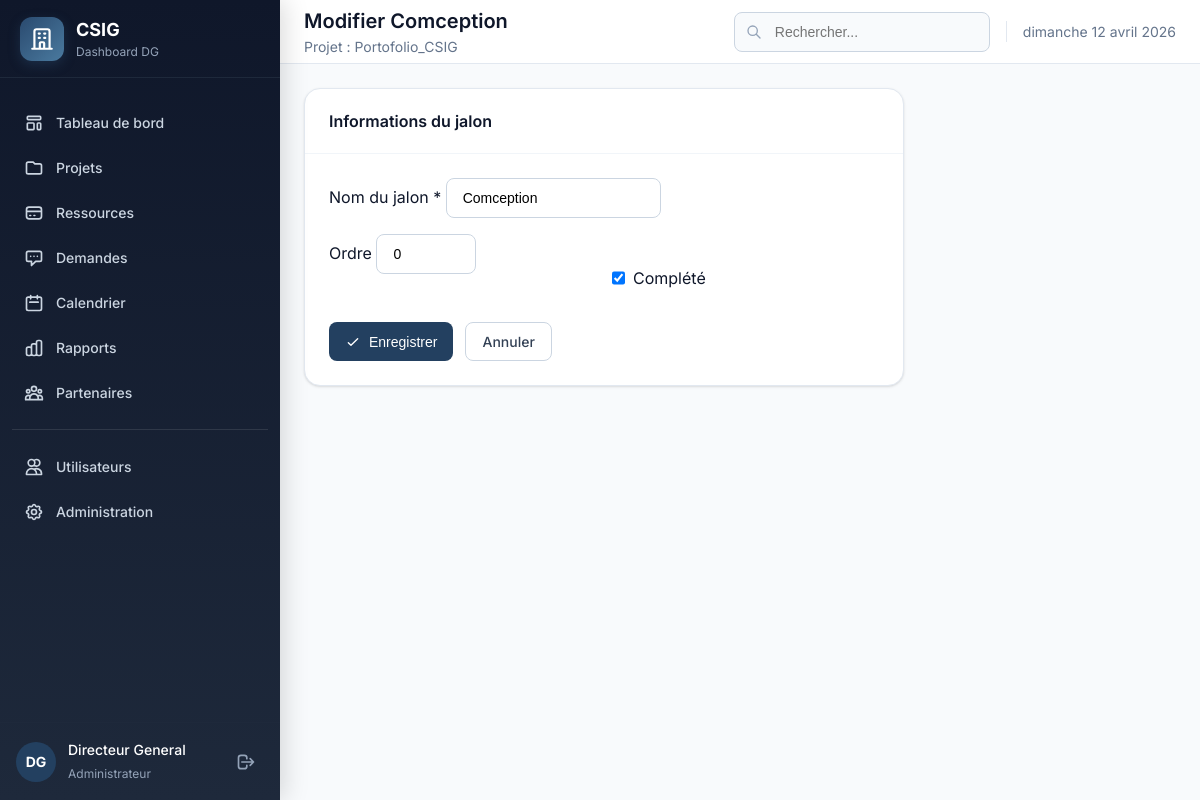
/jalons/51/modifier/ (signed in), run on the app's committed database.
### core/models.py (models this page shows, shortened)
class UserProfile(models.Model):
    ROLE_CHOICES = [
        ('admin', 'Administrateur'),
        ('directeur_general', 'Directeur Général'),
        ('directeur', 'Directeur'),
        ('chef_projet', 'Chef de Projet'),
        ('employe', 'Employé'),
        ('visiteur', 'Visiteur'),
    ]
    user = models.OneToOneField(User, on_delete=models.CASCADE, related_name='profile')
    role = models.CharField(max_length=20, choices=ROLE_CHOICES, default='visiteur', verbose_name="Rôle")
    direction = models.ForeignKey('Direction', on_delete=models.SET_NULL, null=True, blank=True,
                                   related_name='users', verbose_name="Direction")
    phone = models.CharField(max_length=20, blank=True, verbose_name="Téléphone")
    avatar = models.ImageField(upload_to='avatars/', null=True, blank=True, verbose_name="Photo")
    is_active_profile = models.BooleanField(default=True, verbose_name="Profil actif")
    created_at = models.DateTimeField(auto_now_add=True)
    updated_at = models.DateTimeField(auto_now=True)
    class Meta:
        verbose_name = "Profil utilisateur"
        verbose_name_plural = "Profils utilisateurs"
    def get_initials(self):
        if self.user.first_name and self.user.last_name:
            return f"{self.user.first_name[0]}{self.user.last_name[0]}".upper()
        return self.user.username[:2].upper()
    def is_admin(self):
        return self.role == 'admin'
    def is_directeur_general(self):
        return self.role in ['admin', 'directeur_general']
    def can_manage_users(self):
        return self.role in ['admin', 'directeur_general']
    def can_manage_budgets(self):
        return self.role in ['admin', 'directeur_general', 'directeur']
    def can_approve_requests(self):
        return self.role in ['admin', 'directeur_general']
    def can_manage_projects(self):
        return self.role in ['admin', 'directeur_general', 'directeur', 'chef_projet']
    def can_view_reports(self):
        return self.role in ['admin', 'directeur_general', 'directeur', 'chef_projet']
    def can_manage_partners(self):
        return self.role in ['admin', 'directeur_general', 'directeur']

class Project(models.Model):
    STATUS_CHOICES = [
        ('planifie', 'Planifié'),
        ('en_cours', 'En cours'),
        ('termine', 'Terminé'),
        ('en_retard', 'En retard'),
    ]
    PRIORITY_CHOICES = [
        ('basse', 'Basse'),
        ('moyenne', 'Moyenne'),
        ('haute', 'Haute'),
    ]
    name = models.CharField(max_length=200, verbose_name="Nom du projet")
    description = models.TextField(blank=True, verbose_name="Description")
    direction = models.ForeignKey(Direction, on_delete=models.CASCADE, related_name='projects', verbose_name="Direction")
    status = models.CharField(max_length=20, choices=STATUS_CHOICES, default='planifie', verbose_name="Statut")
    priority = models.CharField(max_length=20, choices=PRIORITY_CHOICES, default='moyenne', verbose_name="Priorité")
    progress = models.IntegerField(default=0, verbose_name="Progression (%)")
    budget = models.DecimalField(max_digits=15, decimal_places=2, default=0, verbose_name="Budget alloué")
    budget_consumed = models.DecimalField(max_digits=15, decimal_places=2, default=0, verbose_name="Budget consommé")
    start_date = models.DateField(verbose_name="Date de début")
    end_date = models.DateField(verbose_name="Date de fin")
    manager = models.CharField(max_length=100, verbose_name="Responsable")
    created_at = models.DateTimeField(auto_now_add=True)
    updated_at = models.DateTimeField(auto_now=True)
    class Meta:
        verbose_name = "Projet"
        verbose_name_plural = "Projets"
        ordering = ['-created_at']

class Milestone(models.Model):
    project = models.ForeignKey(Project, on_delete=models.CASCADE, related_name='milestones', verbose_name="Projet")
    name = models.CharField(max_length=200, verbose_name="Nom du jalon")
    completed = models.BooleanField(default=False, verbose_name="Complété")
    order = models.IntegerField(default=0, verbose_name="Ordre")
    class Meta:
        verbose_name = "Jalon"
        verbose_name_plural = "Jalons"
        ordering = ['order']

### core/views.py (the view, shortened to what this page needs)
# urls.py: path('jalons/<int:milestone_id>/modifier/', views.milestone_edit, name='milestone_edit'),
@login_required
def milestone_edit(request, milestone_id):
    from .forms_project import MilestoneForm
    milestone = get_object_or_404(Milestone.objects.select_related('project'), pk=milestone_id)
    project = milestone.project
    if request.method == 'POST':
        form = MilestoneForm(request.POST, instance=milestone)
        if form.is_valid():
            form.save()
            messages.success(request, "Jalon modifié avec succès.")
            return redirect('core:project_detail', project_id=project.id)
    else:
        form = MilestoneForm(instance=milestone)
    return render(request, 'core/milestone_form.html', {'form': form, 'project': project, 'milestone': milestone, 'title': f'Modifier {milestone.name}'})

### core/forms_project.py
class MilestoneForm(forms.ModelForm):
    class Meta:
        model = Milestone
        fields = ['name', 'completed', 'order']
        widgets = {
            'order': forms.NumberInput(attrs={'min': 0, 'style': 'width: 100px;'}),
        }
    def __init__(self, *args, **kwargs):
        super().__init__(*args, **kwargs)
        for field_name, field in self.fields.items():
            field.widget.attrs['class'] = 'form-control'

### templates/core/milestone_form.html (shortened to what this page needs)
{% extends 'base.html' %}
{% block page_title %}{{ title }}{% endblock %}
{% block page_subtitle %}Projet : {{ project.name }}{% endblock %}
{% block content %}
<div class="card" style="max-width: 600px;">
    <div class="card-header">
        <h3 class="card-title">Informations du jalon</h3>
    </div>
    <div class="card-content">
        <form method="post">
            <div class="form-group" style="margin-bottom: 16px;">
                <label for="id_name">Nom du jalon *</label>
                {{ form.name }}
            </div>
            <div class="grid grid-2" style="gap: 16px; margin-bottom: 24px;">
                <div class="form-group">
                    <label for="id_order">Ordre</label>
                    {{ form.order }}
                </div>
                <div class="form-group">
                    <div style="margin-top: 24px;">
                        <label style="display: flex; align-items: center; gap: 8px; cursor: pointer;">
                            {{ form.completed }}
                            <span>Complété</span>
                        </label>
                    </div>
                </div>
            </div>
            <div class="flex gap-3">
                <button type="submit" class="btn btn-primary">
                    <svg xmlns="http://www.w3.org/2000/svg" fill="none" viewBox="0 0 24 24" stroke="currentColor" width="16" height="16">
                        <path stroke-linecap="round" stroke-linejoin="round" stroke-width="2" d="M5 13l4 4L19 7" />
                    </svg>
                    {% if milestone %}Enregistrer{% else %}Créer le jalon{% endif %}
                </button>
                <a href="{% url 'core:project_detail' project.id %}" class="btn btn-outline">Annuler</a>
            </div>
        </form>
    </div>
</div>
{% endblock %}

### templates/base.html (shortened to what this page needs)
{% load static %}
<!DOCTYPE html>
<html lang="fr">
<head>
    <link rel="stylesheet" href="{% static 'css/style.css' %}">
</head>
<body>
    <div class="layout">
        <aside class="sidebar">
            <div class="sidebar-header">
                <div class="sidebar-logo">
                    <svg xmlns="http://www.w3.org/2000/svg" fill="none" viewBox="0 0 24 24" stroke="currentColor">
                        <path stroke-linecap="round" stroke-linejoin="round" stroke-width="2" d="M19 21V5a2 2 0 00-2-2H7a2 2 0 00-2 2v16m14 0h2m-2 0h-5m-9 0H3m2 0h5M9 7h1m-1 4h1m4-4h1m-1 4h1m-5 10v-5a1 1 0 011-1h2a1 1 0 011 1v5m-4 0h4" />
                    </svg>
                </div>
                <div class="sidebar-title">
                    <h1>CSIG</h1>
                    <p>Dashboard DG</p>
                </div>
            </div>
            <nav class="sidebar-nav">
                <ul>
                    <li>
                        <a href="{% url 'core:dashboard' %}" {% if request.resolver_match.url_name == 'dashboard' %}class="active"{% endif %}>
                            Tableau de bord
                        </a>
                    </li>
                    {% if user.profile.can_manage_projects %}
                    <li>
                        <a href="{% url 'core:projects' %}" {% if request.resolver_match.url_name == 'projects' %}class="active"{% endif %}>
                            <svg xmlns="http://www.w3.org/2000/svg" fill="none" viewBox="0 0 24 24" stroke="currentColor">
                                <path stroke-linecap="round" stroke-linejoin="round" stroke-width="2" d="M3 7v10a2 2 0 002 2h14a2 2 0 002-2V9a2 2 0 00-2-2h-6l-2-2H5a2 2 0 00-2 2z" />
                            </svg>
                            Projets
                        </a>
                    </li>
                    {% endif %}
                    {% if user.profile.can_manage_budgets %}
                    <li>
                        <a href="{% url 'core:resources' %}" {% if request.resolver_match.url_name == 'resources' %}class="active"{% endif %}>
                            <svg xmlns="http://www.w3.org/2000/svg" fill="none" viewBox="0 0 24 24" stroke="currentColor">
                                <path stroke-linecap="round" stroke-linejoin="round" stroke-width="2" d="M3 10h18M7 15h1m4 0h1m-7 4h12a3 3 0 003-3V8a3 3 0 00-3-3H6a3 3 0 00-3 3v8a3 3 0 003 3z" />
                            </svg>
                            Ressources
                        </a>
                    </li>
                    {% endif %}
                    {% if user.profile.can_approve_requests %}
                    <li>
                        <a href="{% url 'core:requests' %}" {% if request.resolver_match.url_name == 'requests' %}class="active"{% endif %}>
                            <svg xmlns="http://www.w3.org/2000/svg" fill="none" viewBox="0 0 24 24" stroke="currentColor">
                                <path stroke-linecap="round" stroke-linejoin="round" stroke-width="2" d="M8 10h.01M12 10h.01M16 10h.01M9 16H5a2 2 0 01-2-2V6a2 2 0 012-2h14a2 2 0 012 2v8a2 2 0 01-2 2h-5l-5 5v-5z" />
                            </svg>
                            Demandes
                        </a>
                    </li>
                    {% endif %}
                    <li>
                        <a href="{% url 'core:calendar' %}" {% if request.resolver_match.url_name == 'calendar' %}class="active"{% endif %}>
                            <svg xmlns="http://www.w3.org/2000/svg" fill="none" viewBox="0 0 24 24" stroke="currentColor">
                                <path stroke-linecap="round" stroke-linejoin="round" stroke-width="2" d="M8 7V3m8 4V3m-9 8h10M5 21h14a2 2 0 002-2V7a2 2 0 00-2-2H5a2 2 0 00-2 2v12a2 2 0 002 2z" />
                            </svg>
                            Calendrier
                        </a>
                    </li>
                    {% if user.profile.can_view_reports %}
                    <li>
                        <a href="{% url 'core:reports' %}" {% if request.resolver_match.url_name == 'reports' %}class="active"{% endif %}>
                            Rapports
                        </a>
                    </li>
                    {% endif %}
                    {% if user.profile.can_manage_partners %}
                    <li>
                        <a href="{% url 'core:partners' %}" {% if request.resolver_match.url_name == 'partners' %}class="active"{% endif %}>
                            Partenaires
                        </a>
                    </li>
                    {% endif %}
                    {% if user.profile.can_manage_users %}
                    <li style="margin-top: 16px; padding-top: 16px; border-top: 1px solid rgba(255,255,255,0.1);">
                        <a href="{% url 'core:users_list' %}" {% if 'users' in request.path %}class="active"{% endif %}>
                            <svg xmlns="http://www.w3.org/2000/svg" fill="none" viewBox="0 0 24 24" stroke="currentColor">
                                <path stroke-linecap="round" stroke-linejoin="round" stroke-width="2" d="M12 4.354a4 4 0 110 5.292M15 21H3v-1a6 6 0 0112 0v1zm0 0h6v-1a6 6 0 00-9-5.197M13 7a4 4 0 11-8 0 4 4 0 018 0z" />
                            </svg>
                            Utilisateurs
                        </a>
                    </li>
                    {% endif %}
                    {% if user.profile.is_admin or user.is_superuser %}
                    <li>
                        <a href="/admin/" target="_blank">
                            Administration
                        </a>
                    </li>
                    {% endif %}
                </ul>
            </nav>
            <div class="sidebar-footer">
                <div class="sidebar-user">
                    <div class="sidebar-avatar">
                        {% if user.is_authenticated and user.profile %}
                            {{ user.profile.get_initials }}
                        {% else %}
                            DG
                        {% endif %}
                    </div>
                    <div class="sidebar-user-info">
                        {% if user.is_authenticated %}
                            <p>{{ user.get_full_name|default:user.username }}</p>
                            <span>{{ user.profile.get_role_display|default:"Utilisateur" }}</span>
                        {% else %}
                            <p>Non connecté</p>
                            <span>-</span>
                        {% endif %}
                    </div>
                    {% if user.is_authenticated %}
                    <a href="{% url 'core:logout' %}" class="sidebar-logout" title="Déconnexion">
                        <svg xmlns="http://www.w3.org/2000/svg" fill="none" viewBox="0 0 24 24" stroke="currentColor" width="20" height="20">
                            <path stroke-linecap="round" stroke-linejoin="round" stroke-width="2" d="M17 16l4-4m0 0l-4-4m4 4H7m6 4v1a3 3 0 01-3 3H6a3 3 0 01-3-3V7a3 3 0 013-3h4a3 3 0 013 3v1" />
                        </svg>
                    </a>
                    {% endif %}
                </div>
            </div>
        </aside>
        <main class="main-content">
            <header class="header">
                <div class="header-title">
                    <h1>{% block page_title %}Tableau de bord{% endblock %}</h1>
                    <p>{% block page_subtitle %}{% endblock %}</p>
                </div>
                <div class="header-actions">
                    <div class="search-box">
                        <svg xmlns="http://www.w3.org/2000/svg" fill="none" viewBox="0 0 24 24" stroke="currentColor">
                            <path stroke-linecap="round" stroke-linejoin="round" stroke-width="2" d="M21 21l-6-6m2-5a7 7 0 11-14 0 7 7 0 0114 0z" />
                        </svg>
                        <input type="text" placeholder="Rechercher...">
                    </div>
                    <div class="header-date">
                        {% now "l d F Y" %}
                    </div>
                </div>
            </header>
            <div class="page-content">
                {% block content %}{% endblock %}
            </div>
        </main>
    </div>
</body>
</html>

### data on the page
Project: name "Portofolio_CSIG"
Milestone: name "Comception", order "0", completed "☑"

### other printed values
{{ user.profile.get_initials }} "DG"
{{ user.get_full_name|default:user.username }} "Directeur General"
{{ user.profile.get_role_display|default:"Utilisateur" }} "Administrateur"
{{ title }} "Modifier Comception"
